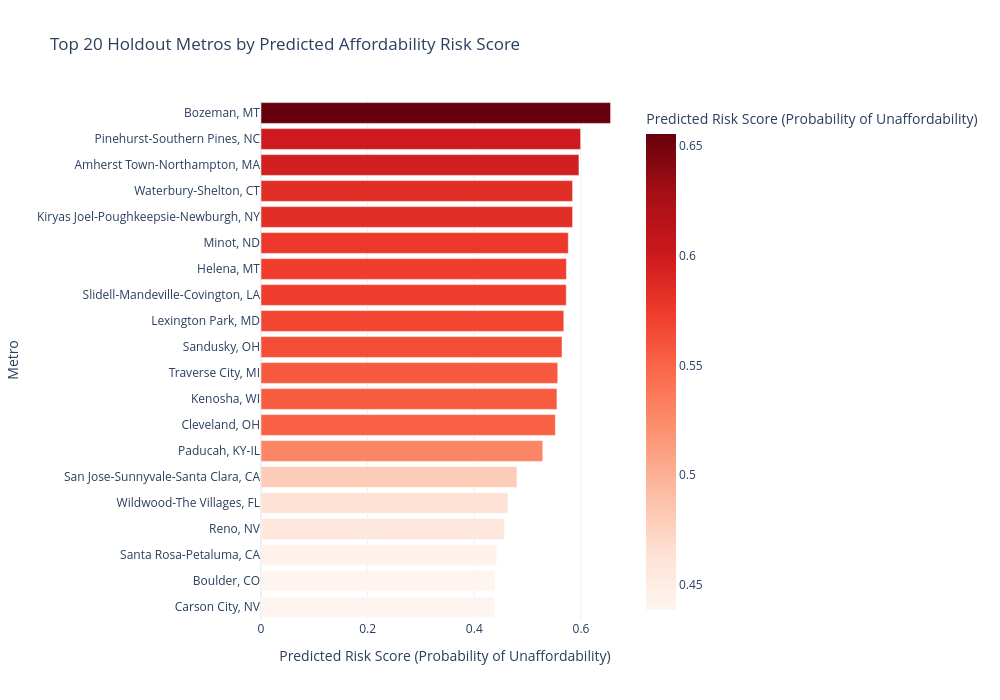

Here is the notebook cell this chart was saved with:
### Code cell
import pandas as pd
import plotly.express as px

risk_df = pd.read_csv("/Users/brandonsmith/DATA-510-CAPSTONE--2/DATA-510-CAPSTONE--5/notebooks/w07-data-summary/output/tables/holdout_city_risk_scores.csv")

top20 = risk_df.sort_values("risk_score", ascending=False).head(20)

fig = px.bar(
    top20, x="risk_score", y="metro_name_x", orientation="h",
    title="Top 20 Holdout Metros by Predicted Affordability Risk Score",
    labels={"risk_score": "Predicted Risk Score (Probability of Unaffordability)", "metro_name_x": "Metro"},
    color="risk_score", color_continuous_scale="Reds"
)
fig.update_layout(
    yaxis=dict(autorange="reversed"),
    template="plotly_white",
    width=1000, height=700
)
fig.show()

### Figure 1 — Plotly figure (JSON) as saved in the notebook; plotly's stock layout.template omitted (floating-point values rounded to 4 significant figures)
{"data": [{"hovertemplate": "Predicted Risk Score (Probability of Unaffordability)=%{marker.color}<br>Metro=%{y}<extra></extra>", "legendgroup": "", "marker": {"color": [0.6555, 0.5993, 0.5962, 0.5843, 0.5843, 0.5762, 0.5727, 0.5724, 0.5678, 0.5645, 0.5565, 0.5549, 0.552, 0.5284, 0.48, 0.4629, 0.4563, 0.4418, 0.4388, 0.4383], "coloraxis": "coloraxis", "pattern": {"shape": ""}}, "name": "", "orientation": "h", "showlegend": false, "textposition": "auto", "type": "bar", "x": [0.6555, 0.5993, 0.5962, 0.5843, 0.5843, 0.5762, 0.5727, 0.5724, 0.5678, 0.5645, 0.5565, 0.5549, 0.552, 0.5284, 0.48, 0.4629, 0.4563, 0.4418, 0.4388, 0.4383], "xaxis": "x", "y": ["Bozeman, MT", "Pinehurst-Southern Pines, NC", "Amherst Town-Northampton, MA", "Waterbury-Shelton, CT", "Kiryas Joel-Poughkeepsie-Newburgh, NY", "Minot, ND", "Helena, MT", "Slidell-Mandeville-Covington, LA", "Lexington Park, MD", "Sandusky, OH", "Traverse City, MI", "Kenosha, WI", "Cleveland, OH", "Paducah, KY-IL", "San Jose-Sunnyvale-Santa Clara, CA", "Wildwood-The Villages, FL", "Reno, NV", "Santa Rosa-Petaluma, CA", "Boulder, CO", "Carson City, NV"], "yaxis": "y"}], "layout": {"barmode": "relative", "coloraxis": {"colorbar": {"title": {"text": "Predicted Risk Score (Probability of Unaffordability)"}}, "colorscale": [[0, "rgb(255,245,240)"], [0.125, "rgb(254,224,210)"], [0.25, "rgb(252,187,161)"], [0.375, "rgb(252,146,114)"], [0.5, "rgb(251,106,74)"], [0.625, "rgb(239,59,44)"], [0.75, "rgb(203,24,29)"], [0.875, "rgb(165,15,21)"], [1, "rgb(103,0,13)"]]}, "height": 700, "legend": {"tracegroupgap": 0}, "title": {"text": "Top 20 Holdout Metros by Predicted Affordability Risk Score"}, "width": 1000, "xaxis": {"anchor": "y", "domain": [0, 1], "title": {"text": "Predicted Risk Score (Probability of Unaffordability)"}}, "yaxis": {"anchor": "x", "autorange": "reversed", "domain": [0, 1], "title": {"text": "Metro"}}}}
